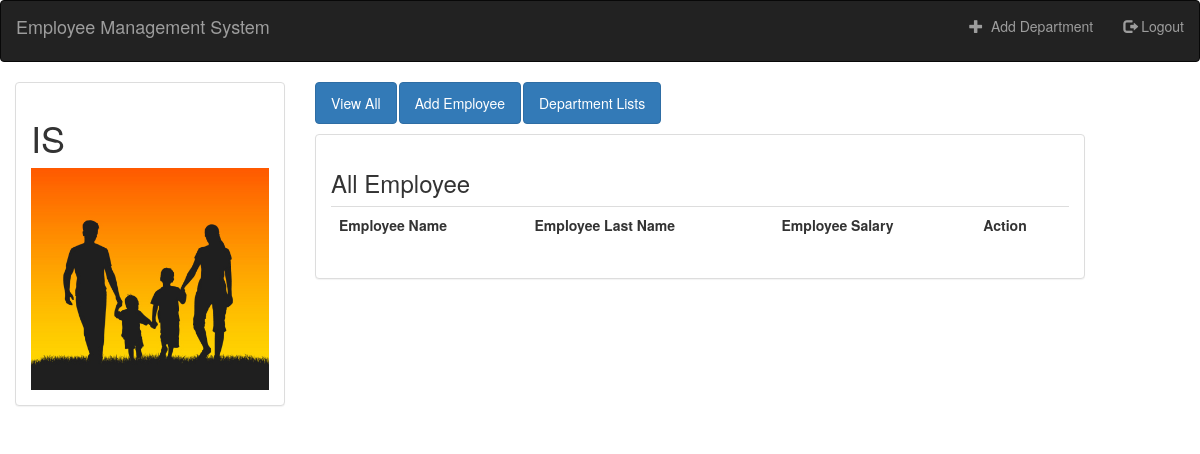
The page /deptapp/detail/4/ on the database its author committed.
### deptapp/models.py (models this page shows, shortened)
class Department(models.Model):
    deptname = models.CharField(max_length=50, unique=True, blank=False)
    dept_logo = models.FileField(upload_to='documents/', blank=True)

### deptapp/views.py (the view)
# urls.py: url(r'^detail/(?P<dept_id>[0-9]+)/', views.detail_dept, name='detail_dept'),
def detail_dept(request, dept_id):
    dept = get_object_or_404(Department, pk=dept_id)
    return render(request, 'deptapp/detail.html', {'dept': dept})

### deptapp/templates/deptapp/detail.html (shortened to what this page needs)
{% extends 'deptapp/base.html' %}
{% block body %}
    <div class="container-fluid ">
        <div class="row">
            <div class="col-sm-4 col-md-3">
                <div class="panel panel-default">
                    <div class="panel-body">
                        <h1> {{ dept.deptname }}</h1>
                        <a href="{% url 'deptapp:detail_dept' dept.id %}">
                            <img src="{{ dept.dept_logo.url }}" class="img-responsive">
                        </a>
                    </div>
                </div>
            </div>
            <div class="col-sm-8">
                <ul class="nav nav-pills" style="margin-bottom: 10px;">
                    <li role="presentation" class="active"><a href="{% url 'deptapp:detail_dept' dept.id %}" class="btn btn-primary">View All</a></li>
                    <li role="presentation"><a href="{% url 'deptapp:add_emp' dept.id %}" class="btn btn-primary">Add Employee</a></li>
                    <li role="presentation"><a href="{% url 'deptapp:home'  %}" class="btn btn-primary">Department Lists</a></li>
                </ul>
                <div class="panel panel-default">
                    <div class="panel-body">
                        <h3> All Employee</h3>
                        <table class="table">
                            <thread>
                                <tr>
                                    <th>Employee Name</th>
                                    <th>Employee Last Name</th>
                                    <th>Employee Salary</th>
                                    <th>Action</th>
                                </tr>
                            </thread>
                        </table>
                    </div>
                </div>
            </div>
        </div>
        </div>
{% endblock %}

### rows shown on the page
Department: deptname "IS", dept_logo (picture)
